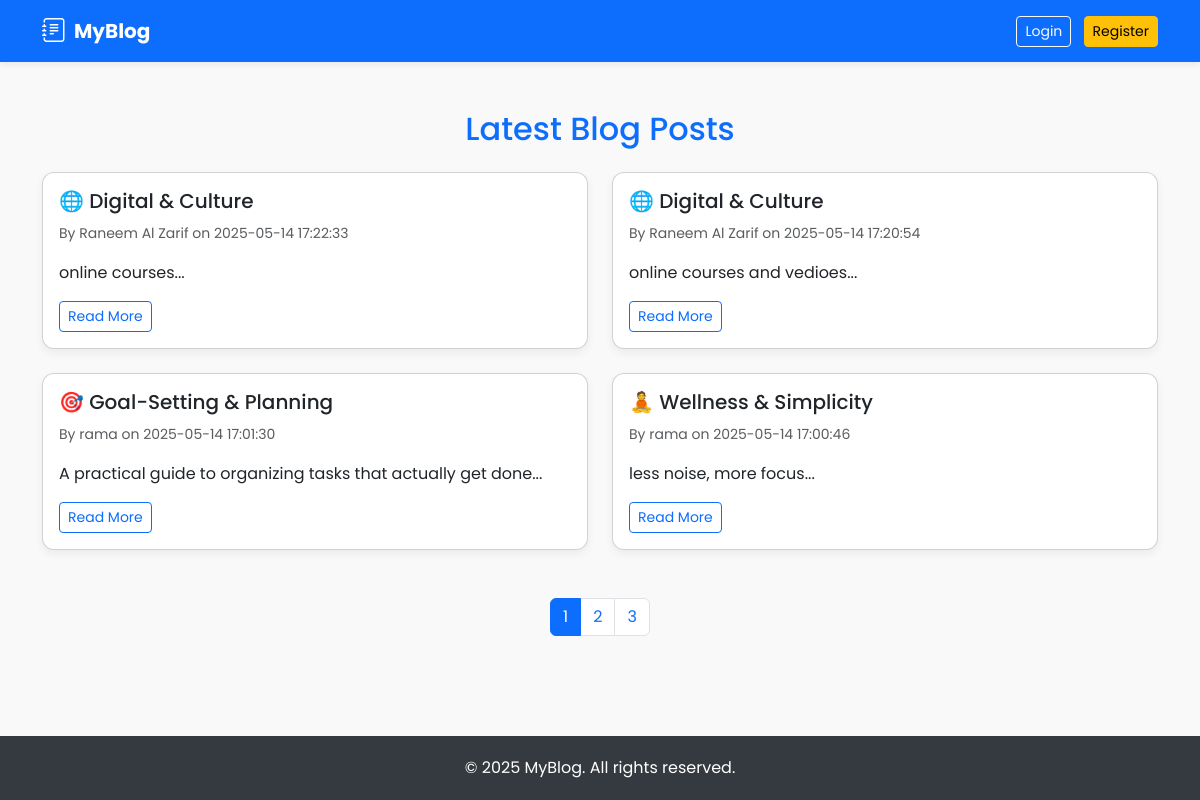
The page / on the database its author committed.
### tables this page shows
CREATE TABLE `posts` (
  `id` int(11) NOT NULL,
  `title` varchar(255) NOT NULL,
  `content` text NOT NULL,
  `author_id` int(11) NOT NULL,
  `created_at` timestamp NOT NULL DEFAULT current_timestamp()
);

CREATE TABLE `users` (
  `id` int(11) NOT NULL,
  `username` varchar(50) NOT NULL,
  `password` varchar(255) NOT NULL
);

### index.php (the view, shortened to what this page needs)
<?php
require_once 'connection.php';
$limit = 4;
$page = isset($_GET['page']) ? (int)$_GET['page'] : 1;
$offset = ($page - 1) * $limit;
$total_result = $conn->query("SELECT COUNT(*) as total FROM posts");
$total_row = $total_result->fetch_assoc();
$total_posts = $total_row['total'];
$total_pages = ceil($total_posts / $limit);
$query = "
    SELECT posts.id, posts.title, posts.content, posts.created_at, users.username
    FROM posts
    JOIN users ON posts.author_id = users.id
    ORDER BY posts.created_at DESC
    LIMIT ?, ?
";
$stmt = $conn->prepare($query);
$stmt->bind_param("ii", $offset, $limit);
$stmt->execute();
$result = $stmt->get_result();
?>
<!DOCTYPE html>
<html lang="en">
<head>
    <link href="https://cdn.jsdelivr.net/npm/bootstrap@5.3.3/dist/css/bootstrap.min.css" rel="stylesheet">
    <link href="https://cdn.jsdelivr.net/npm/bootstrap-icons@1.10.5/font/bootstrap-icons.css" rel="stylesheet">
</head>
<body>
<nav class="navbar navbar-expand-lg navbar-dark bg-primary">
    <div class="container">
        <a class="navbar-brand fw-bold d-flex align-items-center" href="#">
            <i class="bi bi-journal-text me-2 fs-4"></i> MyBlog
        </a>
        <div>
            <a href="login.php" class="btn btn-outline-light btn-sm me-2">Login</a>
            <a href="register.php" class="btn btn-warning btn-sm">Register</a>
        </div>
    </div>
</nav>
<main>
    <div class="container my-5">
        <h2 class="text-center mb-4 text-primary">Latest Blog Posts</h2>
        <div class="row">
            <?php while ($row = $result->fetch_assoc()): ?>
                <div class="col-md-6 mb-4">
                    <div class="card post-card h-100">
                        <div class="card-body">
                            <h5 class="card-title">
                                <a href="view_post.php?id=<?php echo $row['id']; ?>" class="text-decoration-none text-dark">
                                    <?php echo htmlspecialchars($row['title']); ?>
                                </a>
                            </h5>
                            <small class="text-muted">
                                By <?php echo htmlspecialchars($row['username']); ?> on <?php echo $row['created_at']; ?>
                            </small>
                            <p class="mt-3"><?php echo nl2br(htmlspecialchars(substr($row['content'], 0, 180))); ?>...</p>
                            <a href="view_post.php?id=<?php echo $row['id']; ?>" class="btn btn-sm btn-outline-primary">Read More</a>
                        </div>
                    </div>
                </div>
            <?php endwhile; ?>
        </div>
        <nav class="mt-4">
            <ul class="pagination justify-content-center">
                <?php for ($i = 1; $i <= $total_pages; $i++): ?>
                    <li class="page-item <?php if ($i == $page) echo 'active'; ?>">
                        <a class="page-link" href="index.php?page=<?php echo $i; ?>"><?php echo $i; ?></a>
                    </li>
                <?php endfor; ?>
            </ul>
        </nav>
    </div>
</main>
<footer class="footer text-center mt-auto">
    <div class="container">
        <p class="mb-0">&copy; <?php echo date('Y'); ?> MyBlog. All rights reserved.</p>
    </div>
</footer>
</body>
</html>

### index.php (style rules this page uses)
html, body { height: 100%; display: flex; flex-direction: column; }
main { flex: 1; }
body { font-family: 'Poppins', sans-serif; background-color: #f9f9f9; }
.navbar { box-shadow: 0 4px 6px rgba(0,0,0,0.05); }
.post-card { box-shadow: 0 4px 10px rgba(0,0,0,0.06); border-radius: 12px; transition: transform 0.2s ease; }
.footer { background-color: #343a40; color: #fff; padding: 20px 0; }

### rows shown on the page
posts: title "🌐 Digital & Culture", author.username "Raneem Al Zarif", created_at "2025-05-14 17:22:33", content "online courses"
posts: title "🌐 Digital & Culture", author.username "Raneem Al Zarif", created_at "2025-05-14 17:20:54", content "online courses and vedioes"
posts: title "🎯 Goal-Setting & Planning", author.username "rama", created_at "2025-05-14 17:01:30", content "A practical guide to organizing tasks that actually get done"
posts: title "🧘 Wellness & Simplicity", author.username "rama", created_at "2025-05-14 17:00:46", content "less noise, more focus"
